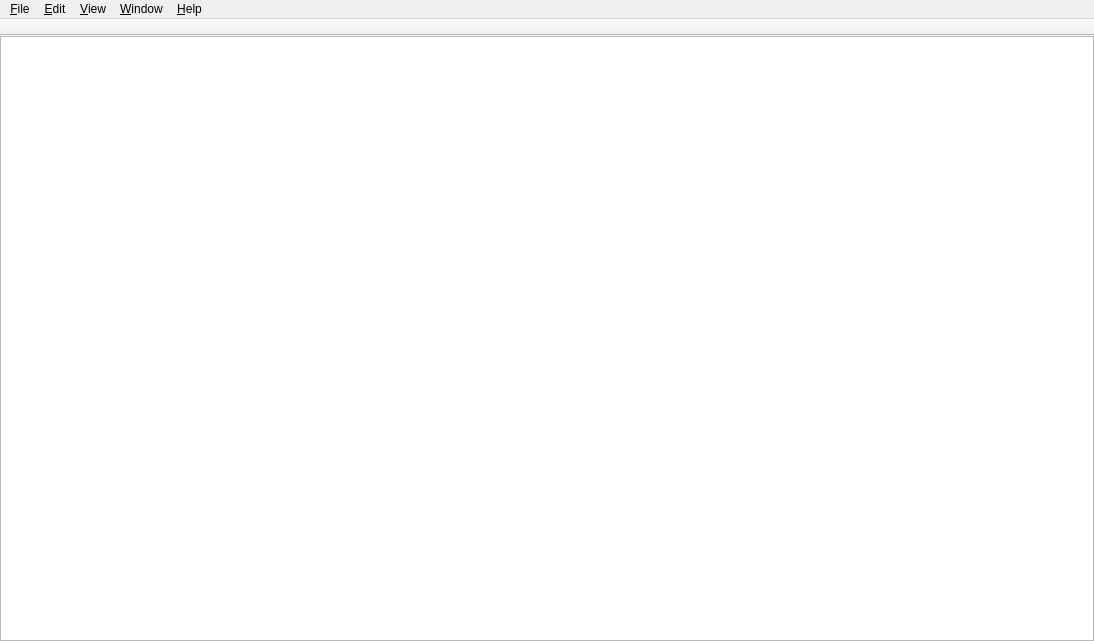
<?xml version="1.0" encoding="UTF-8"?>
<ui version="4.0">
 <class>QUDocumentWindow</class>
 <widget class="QMainWindow" name="QUDocumentWindow">
  <property name="geometry">
   <rect>
    <x>0</x>
    <y>0</y>
    <width>1094</width>
    <height>641</height>
   </rect>
  </property>
  <property name="windowTitle">
   <string>MainWindow</string>
  </property>
  <property name="tabShape">
   <enum>QTabWidget::Triangular</enum>
  </property>
  <property name="unifiedTitleAndToolBarOnMac">
   <bool>true</bool>
  </property>
  <widget class="QWidget" name="centralwidget">
   <layout class="QVBoxLayout" name="verticalLayout_2">
    <property name="leftMargin">
     <number>0</number>
    </property>
    <property name="topMargin">
     <number>0</number>
    </property>
    <property name="rightMargin">
     <number>0</number>
    </property>
    <property name="bottomMargin">
     <number>0</number>
    </property>
    <item>
     <widget class="QUGlyphListView" name="listView">
      <property name="sizePolicy">
       <sizepolicy hsizetype="Expanding" vsizetype="Expanding">
        <horstretch>1</horstretch>
        <verstretch>0</verstretch>
       </sizepolicy>
      </property>
      <property name="dragDropMode">
       <enum>QAbstractItemView::DragDrop</enum>
      </property>
      <property name="selectionMode">
       <enum>QAbstractItemView::SingleSelection</enum>
      </property>
      <property name="movement">
       <enum>QListView::Snap</enum>
      </property>
      <property name="flow">
       <enum>QListView::LeftToRight</enum>
      </property>
      <property name="resizeMode">
       <enum>QListView::Adjust</enum>
      </property>
      <property name="layoutMode">
       <enum>QListView::Batched</enum>
      </property>
      <property name="spacing">
       <number>10</number>
      </property>
      <property name="viewMode">
       <enum>QListView::IconMode</enum>
      </property>
     </widget>
    </item>
   </layout>
  </widget>
  <widget class="QToolBar" name="toolBar">
   <property name="windowTitle">
    <string>toolBar</string>
   </property>
   <property name="movable">
    <bool>false</bool>
   </property>
   <property name="iconSize">
    <size>
     <width>40</width>
     <height>40</height>
    </size>
   </property>
   <property name="toolButtonStyle">
    <enum>Qt::ToolButtonTextUnderIcon</enum>
   </property>
   <property name="floatable">
    <bool>false</bool>
   </property>
   <attribute name="toolBarArea">
    <enum>TopToolBarArea</enum>
   </attribute>
   <attribute name="toolBarBreak">
    <bool>false</bool>
   </attribute>
  </widget>
  <widget class="QMenuBar" name="menuBar">
   <property name="geometry">
    <rect>
     <x>0</x>
     <y>0</y>
     <width>1094</width>
     <height>22</height>
    </rect>
   </property>
   <widget class="QMenu" name="menu_File">
    <property name="title">
     <string>&amp;File</string>
    </property>
    <addaction name="action_Open"/>
    <addaction name="action_Open_From_File"/>
    <addaction name="action_Close"/>
    <addaction name="separator"/>
    <addaction name="action_Quit"/>
   </widget>
   <widget class="QMenu" name="menu_Edit">
    <property name="title">
     <string>&amp;Edit</string>
    </property>
    <addaction name="action_Copy"/>
   </widget>
   <widget class="QMenu" name="menu_View">
    <property name="title">
     <string>&amp;View</string>
    </property>
    <addaction name="actionGlyph_ID"/>
    <addaction name="actionGlyph_Name"/>
    <addaction name="actionCharacter_Code"/>
    <addaction name="separator"/>
    <addaction name="actionFull_Glyph_List"/>
    <addaction name="action_Full_Screen"/>
   </widget>
   <widget class="QMenu" name="menu_Window">
    <property name="title">
     <string>&amp;Window</string>
    </property>
    <addaction name="actionMinimize"/>
    <addaction name="actionZoom"/>
   </widget>
   <widget class="QMenu" name="menu_Help">
    <property name="title">
     <string>&amp;Help</string>
    </property>
    <addaction name="action_About"/>
   </widget>
   <addaction name="menu_File"/>
   <addaction name="menu_Edit"/>
   <addaction name="menu_View"/>
   <addaction name="menu_Window"/>
   <addaction name="menu_Help"/>
  </widget>
  <action name="action_About">
   <property name="text">
    <string>&amp;About</string>
   </property>
   <property name="menuRole">
    <enum>QAction::AboutRole</enum>
   </property>
  </action>
  <action name="actionAbout_Qt">
   <property name="text">
    <string>About &amp;Qt</string>
   </property>
   <property name="menuRole">
    <enum>QAction::AboutQtRole</enum>
   </property>
  </action>
  <action name="action_Open">
   <property name="text">
    <string>&amp;Open</string>
   </property>
   <property name="shortcut">
    <string>Ctrl+O</string>
   </property>
  </action>
  <action name="action_Open_From_File">
   <property name="text">
    <string>Open From &amp;File</string>
   </property>
   <property name="shortcut">
    <string>Ctrl+Shift+O</string>
   </property>
  </action>
  <action name="action_Close">
   <property name="text">
    <string>&amp;Close</string>
   </property>
   <property name="shortcut">
    <string>Ctrl+W</string>
   </property>
  </action>
  <action name="action_Quit">
   <property name="text">
    <string>&amp;Quit</string>
   </property>
   <property name="shortcut">
    <string>Ctrl+Q</string>
   </property>
   <property name="menuRole">
    <enum>QAction::QuitRole</enum>
   </property>
  </action>
  <action name="action_Copy">
   <property name="text">
    <string>&amp;Copy</string>
   </property>
   <property name="shortcut">
    <string>Ctrl+C</string>
   </property>
  </action>
  <action name="action_Full_Screen">
   <property name="checkable">
    <bool>true</bool>
   </property>
   <property name="text">
    <string>&amp;Full Screen</string>
   </property>
   <property name="shortcut">
    <string>Ctrl+Return</string>
   </property>
  </action>
  <action name="actionCharacter_Code">
   <property name="checkable">
    <bool>true</bool>
   </property>
   <property name="text">
    <string>&amp;Character Code</string>
   </property>
  </action>
  <action name="actionGlyph_Name">
   <property name="checkable">
    <bool>true</bool>
   </property>
   <property name="checked">
    <bool>false</bool>
   </property>
   <property name="text">
    <string>&amp;Glyph Name</string>
   </property>
  </action>
  <action name="actionGlyph_ID">
   <property name="checkable">
    <bool>true</bool>
   </property>
   <property name="text">
    <string>Glyph &amp;ID</string>
   </property>
  </action>
  <action name="actionFull_Glyph_List">
   <property name="checkable">
    <bool>true</bool>
   </property>
   <property name="text">
    <string>Full &amp;Glyph List</string>
   </property>
   <property name="shortcut">
    <string>Ctrl+G</string>
   </property>
  </action>
  <action name="actionGlyph">
   <property name="checkable">
    <bool>true</bool>
   </property>
   <property name="text">
    <string>Glyph</string>
   </property>
  </action>
  <action name="actionProperties">
   <property name="checkable">
    <bool>true</bool>
   </property>
   <property name="text">
    <string>Properties</string>
   </property>
  </action>
  <action name="actionGlyph_2">
   <property name="text">
    <string>&amp;Glyph</string>
   </property>
  </action>
  <action name="actionProperties_2">
   <property name="text">
    <string>&amp;Properties</string>
   </property>
  </action>
  <action name="actionMinimize">
   <property name="text">
    <string>Minimize</string>
   </property>
  </action>
  <action name="actionZoom">
   <property name="text">
    <string>Zoom</string>
   </property>
  </action>
 </widget>
 <customwidgets>
  <customwidget>
   <class>QUGlyphListView</class>
   <extends>QListView</extends>
   <header>QUGlyphListView.h</header>
  </customwidget>
 </customwidgets>
 <resources/>
 <connections/>
</ui>
